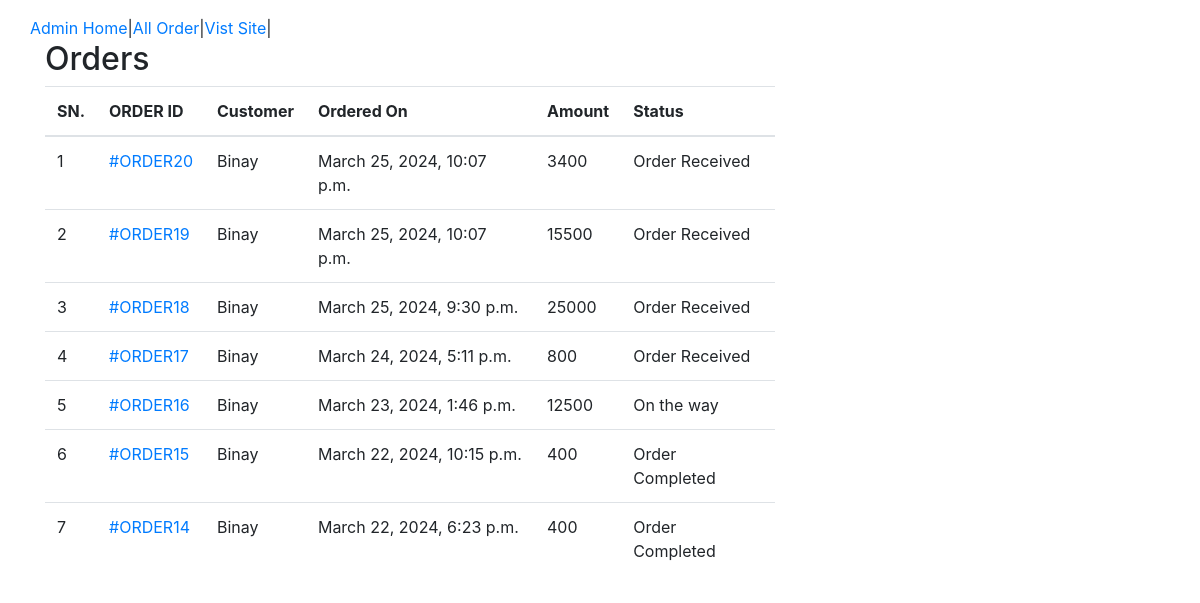
The page /owner/admin-all-orders/ (signed in) on the database as committed earlier.
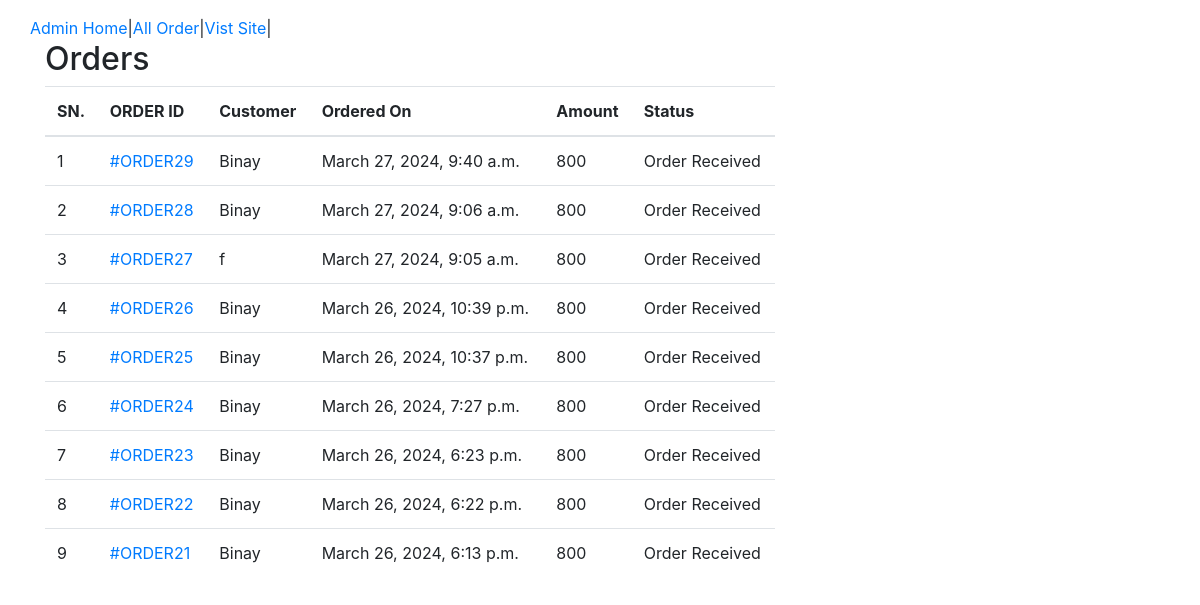
The same page on the database as committed later.
### shop/models.py (models this page shows, shortened)
class Order(models.Model):
    cart = models.OneToOneField(Cart, on_delete=models.CASCADE)
    ordered_by = models.CharField(max_length=200)
    shipping_address = models.CharField(max_length=200)
    mobile = models.CharField(max_length=10)
    email = models.EmailField(null=True, blank=True)
    subtotal = models.PositiveIntegerField()
    discount = models.PositiveIntegerField()
    total = models.PositiveIntegerField()
    order_status = models.CharField(max_length=50, choices=ORDER_STATUS)
    created_at = models.DateTimeField(auto_now_add=True)
    payment_method = models.CharField(max_length=20, choices=METHOD, default="Cash On Delivery")
    payment_completed = models.BooleanField(
        default=False, null=True, blank=True)

### owner/views.py (the view)
# urls.py: path('admin-all-orders/', AdminOrderListView.as_view(), name="admin_order_list"),
class AdminOrderListView(AdminRequiredMixin, ListView):
    template_name = "adminpages/admin_orderlist.html"
    queryset = Order.objects.all().order_by("-id")
    context_object_name = "ord_obj"

### owner/views.py (called while the page is built)
    def dispatch(self, request, *args, **kwargs) :
        user = request.user
        if request.user.is_authenticated and Admin.objects.filter(user=user).exists():
            print("llog")
        else:
            return redirect("owner/admin-login/")
        print(user)
        return super().dispatch(request, *args, **kwargs)

### templates/adminpages/admin_orderlist.html (shortened to what this page needs)
{% extends 'adminpages/admin_base.html'%}
{% block content%}
<div class="container">
    <div class="row">
        <div class="col-md-8">
            <h2>Orders</h2>
            <table class="table table-hover">
                <thead>
                    <tr>
                        <th>SN.</th>
                        <th>ORDER ID</th>
                        <th>Customer</th>
                        <th>Ordered On</th>
                        <th>Amount</th>
                        <th>Status</th>
                    </tr>
                </thead>
                <tbody>
                    {% for i in ord_obj %}
                    <tr>
                        <td>{{forloop.counter}}</td>
                        <td><a href="{% url 'owner:admin_order_detail' i.id%}">#ORDER{{i.id}}</td>
                        <td>{{i.ordered_by}}</td>
                        <td>{{i.created_at}}</td>
                        <td>{{i.total}}</td>
                        <td>{{i.order_status}}</td>
                    </tr>
                    {% endfor %}
                </tbody>
            </table>
</div>
{% endblock %}

Rows that differ between the two databases and show on the page:
removed Order: id "20", ordered_by "Binay", created_at "March 25, 2024, 10:07 p.m.", total "3400", order_status "Order Received"
removed Order: id "19", ordered_by "Binay", created_at "March 25, 2024, 10:07 p.m.", total "15500", order_status "Order Received"
removed Order: id "18", ordered_by "Binay", created_at "March 25, 2024, 9:30 p.m.", total "25000", order_status "Order Received"
removed Order: id "17", ordered_by "Binay", created_at "March 24, 2024, 5:11 p.m.", total "800", order_status "Order Received"
removed Order: id "16", ordered_by "Binay", created_at "March 23, 2024, 1:46 p.m.", total "12500", order_status "On the way"
removed Order: id "15", ordered_by "Binay", created_at "March 22, 2024, 10:15 p.m.", total "400", order_status "Order Completed"
removed Order: id "14", ordered_by "Binay", created_at "March 22, 2024, 6:23 p.m.", total "400", order_status "Order Completed"
added Order: id "29", ordered_by "Binay", created_at "March 27, 2024, 9:40 a.m.", total "800", order_status "Order Received"
added Order: id "28", ordered_by "Binay", created_at "March 27, 2024, 9:06 a.m.", total "800", order_status "Order Received"
added Order: id "27", ordered_by "f", created_at "March 27, 2024, 9:05 a.m.", total "800", order_status "Order Received"
added Order: id "26", ordered_by "Binay", created_at "March 26, 2024, 10:39 p.m.", total "800", order_status "Order Received"
added Order: id "25", ordered_by "Binay", created_at "March 26, 2024, 10:37 p.m.", total "800", order_status "Order Received"
added Order: id "24", ordered_by "Binay", created_at "March 26, 2024, 7:27 p.m.", total "800", order_status "Order Received"
added Order: id "23", ordered_by "Binay", created_at "March 26, 2024, 6:23 p.m.", total "800", order_status "Order Received"
added Order: id "22", ordered_by "Binay", created_at "March 26, 2024, 6:22 p.m.", total "800", order_status "Order Received"
added Order: id "21", ordered_by "Binay", created_at "March 26, 2024, 6:13 p.m.", total "800", order_status "Order Received"
